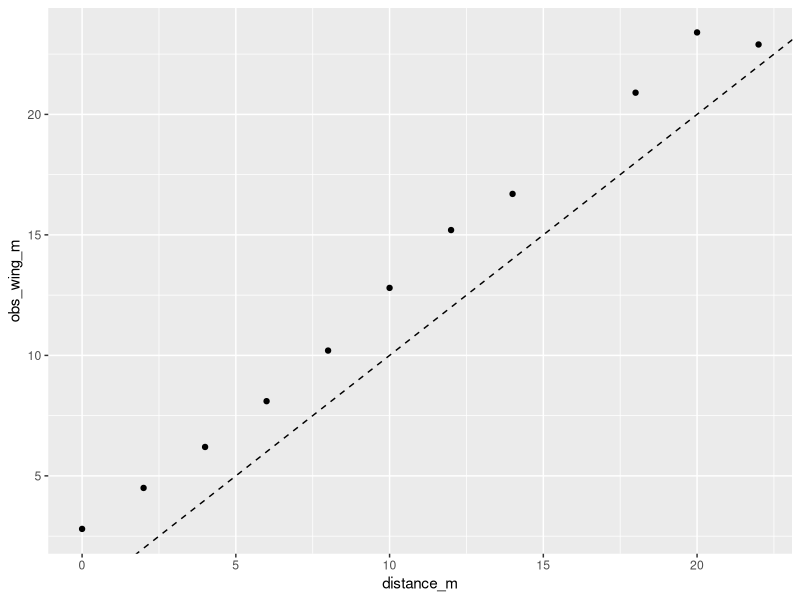
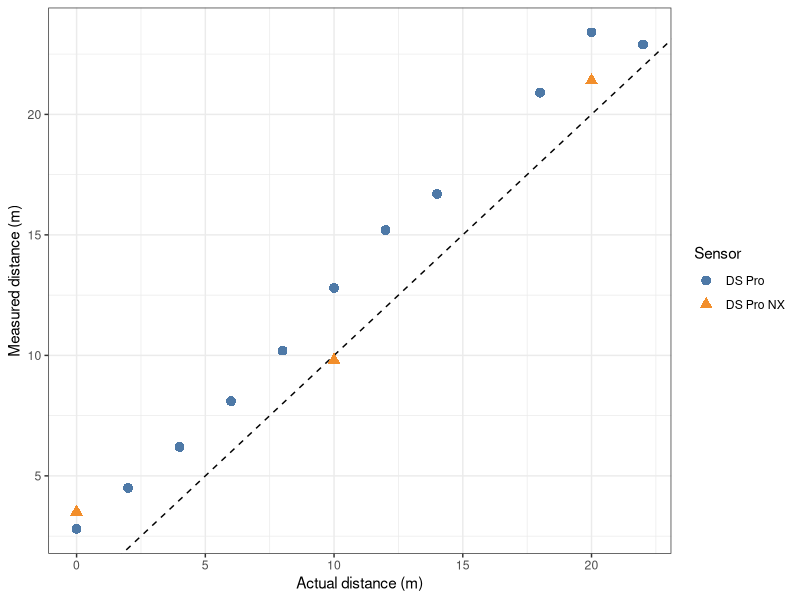

Generate these figures, in order, with R:
library(readxl)
library(ggplot2)
library(ggthemes)

dock_data <- 
  readxl::read_xlsx(
    path = here::here("analysis", "dock_spreads", "dock_measurements_20260326.xlsx")
  )

dock_data_long <-
  dock_data |>
  tidyr::pivot_longer(
    cols = c("obs_wing_m", "obs_door_m")
  ) |>
  dplyr::inner_join(
    data.frame(
      name = c("obs_wing_m", "obs_door_m"),
      abbv = c("DS Pro", "DS Pro NX")
    )
  )

ggplot() +
  geom_point(
    data = dock_data,
    mapping = aes(
      x = distance_m,
      y = obs_wing_m
    )
  ) +
  geom_abline(intercept = 0, slope = 1, linetype = 2)


ggplot() +
  geom_abline(intercept = 0, slope = 1, linetype = 2) +
  geom_point(
    data = dock_data_long,
    mapping = aes(
      x = distance_m,
      y = value,
      color = abbv,
      shape = abbv
    ),
    size = rel(3)
  ) +
  scale_x_continuous(name = "Actual distance (m)") +
  scale_y_continuous(name = "Measured distance (m)") +
  scale_color_tableau(name = "Sensor") +
  scale_shape(name = "Sensor") +
  theme_bw()
